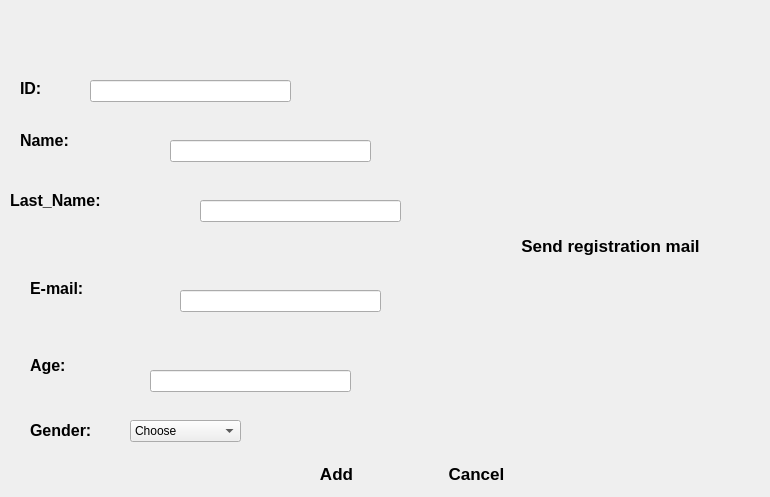
   <widget class="QWidget" name="page_2">
    <widget class="QLabel" name="label">
     <property name="geometry">
      <rect>
       <x>20</x>
       <y>80</y>
       <width>41</width>
       <height>16</height>
      </rect>
     </property>
     <property name="font">
      <font>
       <pointsize>12</pointsize>
       <weight>75</weight>
       <bold>true</bold>
      </font>
     </property>
     <property name="text">
      <string>ID:</string>
     </property>
    </widget>
    <widget class="QLabel" name="label_2">
     <property name="geometry">
      <rect>
       <x>20</x>
       <y>130</y>
       <width>81</width>
       <height>21</height>
      </rect>
     </property>
     <property name="font">
      <font>
       <pointsize>12</pointsize>
       <weight>75</weight>
       <bold>true</bold>
      </font>
     </property>
     <property name="text">
      <string>Name:</string>
     </property>
    </widget>
    <widget class="QLabel" name="label_3">
     <property name="geometry">
      <rect>
       <x>10</x>
       <y>190</y>
       <width>131</width>
       <height>21</height>
      </rect>
     </property>
     <property name="font">
      <font>
       <pointsize>12</pointsize>
       <weight>75</weight>
       <bold>true</bold>
      </font>
     </property>
     <property name="text">
      <string>Last_Name:</string>
     </property>
    </widget>
    <widget class="QLabel" name="label_4">
     <property name="geometry">
      <rect>
       <x>30</x>
       <y>280</y>
       <width>81</width>
       <height>16</height>
      </rect>
     </property>
     <property name="font">
      <font>
       <pointsize>12</pointsize>
       <weight>75</weight>
       <bold>true</bold>
      </font>
     </property>
     <property name="text">
      <string>E-mail:</string>
     </property>
    </widget>
    <widget class="QLabel" name="label_5">
     <property name="geometry">
      <rect>
       <x>30</x>
       <y>350</y>
       <width>56</width>
       <height>31</height>
      </rect>
     </property>
     <property name="font">
      <font>
       <pointsize>12</pointsize>
       <weight>75</weight>
       <bold>true</bold>
      </font>
     </property>
     <property name="text">
      <string>Age:</string>
     </property>
    </widget>
    <widget class="QLabel" name="label_6">
     <property name="geometry">
      <rect>
       <x>30</x>
       <y>420</y>
       <width>91</width>
       <height>21</height>
      </rect>
     </property>
     <property name="font">
      <font>
       <pointsize>12</pointsize>
       <weight>75</weight>
       <bold>true</bold>
      </font>
     </property>
     <property name="text">
      <string>Gender:</string>
     </property>
    </widget>
    <widget class="QLineEdit" name="lineEditidpatient">
     <property name="geometry">
      <rect>
       <x>90</x>
       <y>80</y>
       <width>201</width>
       <height>22</height>
      </rect>
     </property>
     <property name="styleSheet">
      <string notr="true">background-image: url(:/img/White_Background.jpg);</string>
     </property>
     <property name="maxLength">
      <number>8</number>
     </property>
    </widget>
    <widget class="QLineEdit" name="lineEditnamepatient">
     <property name="geometry">
      <rect>
       <x>170</x>
       <y>140</y>
       <width>201</width>
       <height>22</height>
      </rect>
     </property>
     <property name="styleSheet">
      <string notr="true">background-image: url(:/img/White_Background.jpg);</string>
     </property>
     <property name="maxLength">
      <number>15</number>
     </property>
    </widget>
    <widget class="QLineEdit" name="lineEditlast_namepatient">
     <property name="geometry">
      <rect>
       <x>200</x>
       <y>200</y>
       <width>201</width>
       <height>22</height>
      </rect>
     </property>
     <property name="styleSheet">
      <string notr="true">background-image: url(:/img/White_Background.jpg);</string>
     </property>
     <property name="maxLength">
      <number>15</number>
     </property>
    </widget>
    <widget class="QLineEdit" name="lineEditmailpatient">
     <property name="geometry">
      <rect>
       <x>180</x>
       <y>290</y>
       <width>201</width>
       <height>22</height>
      </rect>
     </property>
     <property name="styleSheet">
      <string notr="true">background-image: url(:/img/White_Background.jpg);</string>
     </property>
     <property name="maxLength">
      <number>30</number>
     </property>
    </widget>
    <widget class="QLineEdit" name="lineEditagepatient">
     <property name="geometry">
      <rect>
       <x>150</x>
       <y>370</y>
       <width>201</width>
       <height>22</height>
      </rect>
     </property>
     <property name="styleSheet">
      <string notr="true">background-image: url(:/img/White_Background.jpg);</string>
     </property>
     <property name="maxLength">
      <number>20</number>
     </property>
    </widget>
    <widget class="QComboBox" name="comboBox">
     <property name="geometry">
      <rect>
       <x>130</x>
       <y>420</y>
       <width>111</width>
       <height>22</height>
      </rect>
     </property>
     <item>
      <property name="text">
       <string>Choose</string>
      </property>
     </item>
     <item>
      <property name="text">
       <string>Male</string>
      </property>
     </item>
     <item>
      <property name="text">
       <string>Female</string>
      </property>
     </item>
    </widget>
    <widget class="QPushButton" name="pushButtonpatientadded">
     <property name="geometry">
      <rect>
       <x>290</x>
       <y>460</y>
       <width>93</width>
       <height>28</height>
      </rect>
     </property>
     <property name="font">
      <font>
       <pointsize>13</pointsize>
       <weight>75</weight>
       <bold>true</bold>
      </font>
     </property>
     <property name="styleSheet">
      <string notr="true">QPushButton{

     background: qlineargradient(x1: 0, y1: 0, x2: 0, y2: 1,
                                 stop: 0 #f7f7f7, stop: 0.4 #f0f0f0,
                                 stop: 0.5 #e8e8e8, stop: 1.0 #dcdcdc);
border-radius:5px;
border-radius:5px;

}



QPushButton:hover{
background:   qlineargradient(x1: 0, y1: 0, x2: 0, y2: 1,
                                 stop: 0 #1b83fe, stop: 0.4 #4399fe,
                                 stop: 0.5 #5da7fe, stop: 1.0 #77b5fe);
color:white;
}</string>
     </property>
     <property name="text">
      <string>Add</string>
     </property>
    </widget>
    <widget class="QPushButton" name="pushButtoncanceltop1">
     <property name="geometry">
      <rect>
       <x>430</x>
       <y>460</y>
       <width>93</width>
       <height>28</height>
      </rect>
     </property>
     <property name="font">
      <font>
       <pointsize>13</pointsize>
       <weight>75</weight>
       <bold>true</bold>
      </font>
     </property>
     <property name="styleSheet">
      <string notr="true">QPushButton{

     background: qlineargradient(x1: 0, y1: 0, x2: 0, y2: 1,
                                 stop: 0 #f7f7f7, stop: 0.4 #f0f0f0,
                                 stop: 0.5 #e8e8e8, stop: 1.0 #dcdcdc);
border-radius:5px;
border-radius:5px;

}



QPushButton:hover{
background:   qlineargradient(x1: 0, y1: 0, x2: 0, y2: 1,
                                 stop: 0 #1b83fe, stop: 0.4 #4399fe,
                                 stop: 0.5 #5da7fe, stop: 1.0 #77b5fe);
color:white;
}</string>
     </property>
     <property name="text">
      <string>Cancel</string>
     </property>
    </widget>
    <widget class="QPushButton" name="pushButtonmail">
     <property name="geometry">
      <rect>
       <x>460</x>
       <y>210</y>
       <width>301</width>
       <height>71</height>
      </rect>
     </property>
     <property name="font">
      <font>
       <pointsize>13</pointsize>
       <weight>75</weight>
       <bold>true</bold>
      </font>
     </property>
     <property name="styleSheet">
      <string notr="true">QPushButton{

     background: qlineargradient(x1: 0, y1: 0, x2: 0, y2: 1,
                                 stop: 0 #f7f7f7, stop: 0.4 #f0f0f0,
                                 stop: 0.5 #e8e8e8, stop: 1.0 #dcdcdc);
border-radius:25px;
border-radius:15px;

}



QPushButton:hover{
background:   qlineargradient(x1: 0, y1: 0, x2: 0, y2: 1,
                                 stop: 0 #1b83fe, stop: 0.4 #4399fe,
                                 stop: 0.5 #5da7fe, stop: 1.0 #77b5fe);
color:white;
}</string>
     </property>
     <property name="text">
      <string>Send registration mail</string>
     </property>
    </widget>
   </widget>
